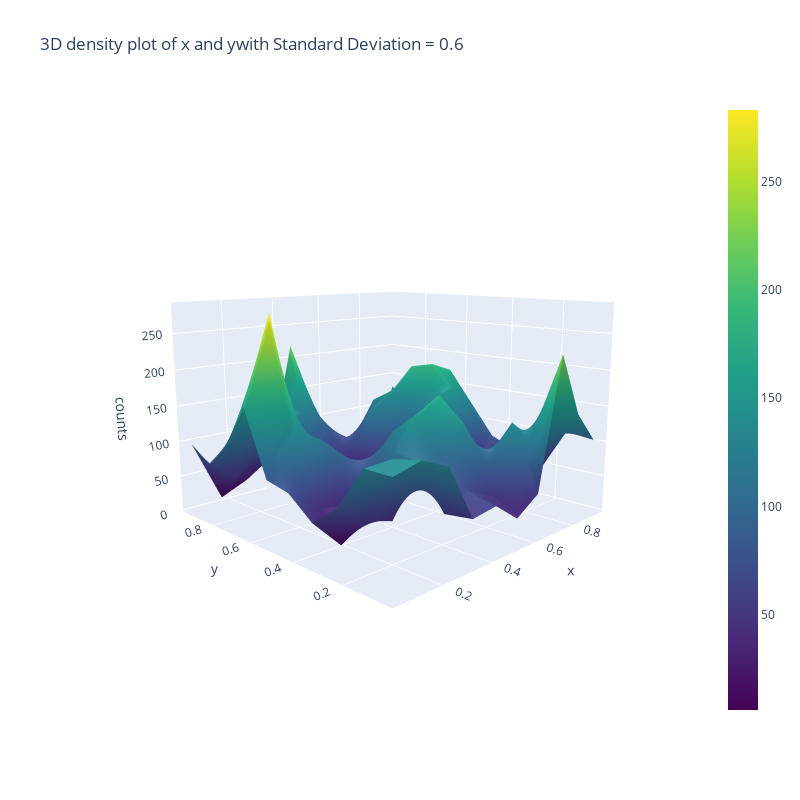

The cell this chart's notebook holds for it:
### Code cell
Sts.density_plot_3D(Res_G_PF["Thetas"], bins=10, burn_in=1000, label=f"with Standard Deviation = {sd}", credible_region=0)
